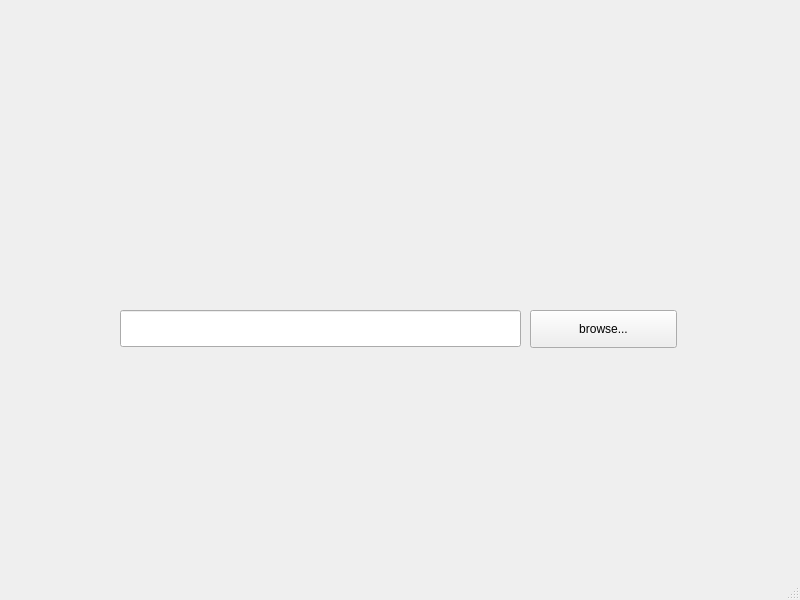
<?xml version="1.0" encoding="UTF-8"?>
<ui version="4.0">
 <class>MainWindow</class>
 <widget class="QMainWindow" name="MainWindow">
  <property name="geometry">
   <rect>
    <x>0</x>
    <y>0</y>
    <width>800</width>
    <height>600</height>
   </rect>
  </property>
  <property name="windowTitle">
   <string>MainWindow</string>
  </property>
  <widget class="QWidget" name="centralwidget">
   <widget class="QPushButton" name="btn">
    <property name="geometry">
     <rect>
      <x>530</x>
      <y>310</y>
      <width>147</width>
      <height>38</height>
     </rect>
    </property>
    <property name="text">
     <string>browse...</string>
    </property>
   </widget>
   <widget class="QLineEdit" name="lineEdit">
    <property name="geometry">
     <rect>
      <x>120</x>
      <y>310</y>
      <width>401</width>
      <height>37</height>
     </rect>
    </property>
   </widget>
  </widget>
  <widget class="QMenuBar" name="menubar">
   <property name="geometry">
    <rect>
     <x>0</x>
     <y>0</y>
     <width>800</width>
     <height>34</height>
    </rect>
   </property>
  </widget>
  <widget class="QStatusBar" name="statusbar"/>
 </widget>
 <resources/>
 <connections/>
</ui>
